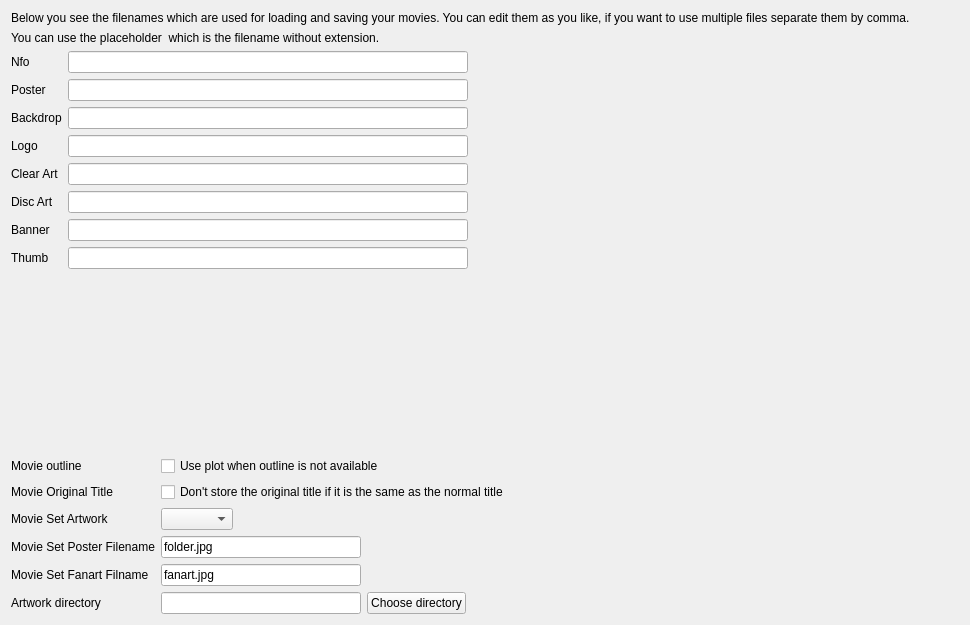
<?xml version="1.0" encoding="UTF-8"?>
<ui version="4.0">
 <class>MovieSettingsWidget</class>
 <widget class="QWidget" name="MovieSettingsWidget">
  <property name="geometry">
   <rect>
    <x>0</x>
    <y>0</y>
    <width>970</width>
    <height>625</height>
   </rect>
  </property>
  <layout class="QVBoxLayout" name="verticalLayout_6" stretch="0,0,1,0">
   <item>
    <widget class="QLabel" name="lblFilenameDescription">
     <property name="text">
      <string>Below you see the filenames which are used for loading and saving your movies. You can edit them as you like, if you want to use multiple files separate them by comma.</string>
     </property>
     <property name="wordWrap">
      <bool>true</bool>
     </property>
    </widget>
   </item>
   <item>
    <widget class="QLabel" name="lblPlaceholders">
     <property name="text">
      <string>You can use the placeholder &lt;baseFileName&gt; which is the filename without extension.</string>
     </property>
     <property name="wordWrap">
      <bool>true</bool>
     </property>
    </widget>
   </item>
   <item>
    <layout class="QFormLayout" name="formMovieFilenames">
     <property name="fieldGrowthPolicy">
      <enum>QFormLayout::ExpandingFieldsGrow</enum>
     </property>
     <item row="0" column="0">
      <widget class="QLabel" name="lblNfo">
       <property name="text">
        <string>Nfo</string>
       </property>
      </widget>
     </item>
     <item row="1" column="0">
      <widget class="QLabel" name="lblPoster">
       <property name="text">
        <string>Poster</string>
       </property>
      </widget>
     </item>
     <item row="2" column="0">
      <widget class="QLabel" name="lblBackdrop">
       <property name="text">
        <string>Backdrop</string>
       </property>
      </widget>
     </item>
     <item row="3" column="0">
      <widget class="QLabel" name="lblLogo">
       <property name="text">
        <string>Logo</string>
       </property>
      </widget>
     </item>
     <item row="4" column="0">
      <widget class="QLabel" name="lblClearArt">
       <property name="text">
        <string>Clear Art</string>
       </property>
      </widget>
     </item>
     <item row="5" column="0">
      <widget class="QLabel" name="lblDiscArt">
       <property name="text">
        <string>Disc Art</string>
       </property>
      </widget>
     </item>
     <item row="0" column="1">
      <widget class="PlaceholderLineEdit" name="movieNfo">
       <property name="maximumSize">
        <size>
         <width>400</width>
         <height>16777215</height>
        </size>
       </property>
      </widget>
     </item>
     <item row="1" column="1">
      <widget class="PlaceholderLineEdit" name="moviePoster">
       <property name="maximumSize">
        <size>
         <width>400</width>
         <height>16777215</height>
        </size>
       </property>
      </widget>
     </item>
     <item row="2" column="1">
      <widget class="PlaceholderLineEdit" name="movieBackdrop">
       <property name="maximumSize">
        <size>
         <width>400</width>
         <height>16777215</height>
        </size>
       </property>
      </widget>
     </item>
     <item row="3" column="1">
      <widget class="PlaceholderLineEdit" name="movieLogo">
       <property name="maximumSize">
        <size>
         <width>400</width>
         <height>16777215</height>
        </size>
       </property>
      </widget>
     </item>
     <item row="4" column="1">
      <widget class="PlaceholderLineEdit" name="movieClearArt">
       <property name="maximumSize">
        <size>
         <width>400</width>
         <height>16777215</height>
        </size>
       </property>
      </widget>
     </item>
     <item row="5" column="1">
      <widget class="PlaceholderLineEdit" name="movieCdArt">
       <property name="maximumSize">
        <size>
         <width>400</width>
         <height>16777215</height>
        </size>
       </property>
      </widget>
     </item>
     <item row="6" column="0">
      <widget class="QLabel" name="lblBanner">
       <property name="text">
        <string>Banner</string>
       </property>
      </widget>
     </item>
     <item row="7" column="0">
      <widget class="QLabel" name="lblThumb">
       <property name="text">
        <string>Thumb</string>
       </property>
      </widget>
     </item>
     <item row="6" column="1">
      <widget class="PlaceholderLineEdit" name="movieBanner">
       <property name="maximumSize">
        <size>
         <width>400</width>
         <height>16777215</height>
        </size>
       </property>
      </widget>
     </item>
     <item row="7" column="1">
      <widget class="PlaceholderLineEdit" name="movieThumb">
       <property name="maximumSize">
        <size>
         <width>400</width>
         <height>16777215</height>
        </size>
       </property>
      </widget>
     </item>
    </layout>
   </item>
   <item>
    <layout class="QFormLayout" name="formMovieSettings">
     <property name="fieldGrowthPolicy">
      <enum>QFormLayout::FieldsStayAtSizeHint</enum>
     </property>
     <item row="0" column="0">
      <widget class="QLabel" name="lblMovieOutline">
       <property name="text">
        <string>Movie outline</string>
       </property>
      </widget>
     </item>
     <item row="0" column="1">
      <widget class="QCheckBox" name="usePlotForOutline">
       <property name="text">
        <string>Use plot when outline is not available</string>
       </property>
      </widget>
     </item>
     <item row="2" column="0">
      <widget class="QLabel" name="lblMovieSetArtwork">
       <property name="text">
        <string>Movie Set Artwork</string>
       </property>
      </widget>
     </item>
     <item row="2" column="1">
      <widget class="QComboBox" name="comboMovieSetArtwork"/>
     </item>
     <item row="3" column="0">
      <widget class="QLabel" name="lblMovieSetPosterFilename">
       <property name="text">
        <string>Movie Set Poster Filename</string>
       </property>
      </widget>
     </item>
     <item row="3" column="1">
      <widget class="PlaceholderLineEdit" name="movieSetPosterFileName">
       <property name="minimumSize">
        <size>
         <width>200</width>
         <height>0</height>
        </size>
       </property>
       <property name="text">
        <string notr="true">folder.jpg</string>
       </property>
       <property name="placeholderText">
        <string>folder.jpg</string>
       </property>
       <property name="placeholders" stdset="0">
        <stringlist notr="true">
         <string>setName</string>
        </stringlist>
       </property>
      </widget>
     </item>
     <item row="4" column="0">
      <widget class="QLabel" name="lblMovieSetFanartFilename">
       <property name="text">
        <string>Movie Set Fanart Filname</string>
       </property>
      </widget>
     </item>
     <item row="4" column="1">
      <widget class="PlaceholderLineEdit" name="movieSetFanartFileName">
       <property name="minimumSize">
        <size>
         <width>200</width>
         <height>0</height>
        </size>
       </property>
       <property name="text">
        <string>fanart.jpg</string>
       </property>
       <property name="placeholderText">
        <string>fanart.jpg</string>
       </property>
       <property name="placeholders" stdset="0">
        <stringlist notr="true">
         <string>setName</string>
        </stringlist>
       </property>
      </widget>
     </item>
     <item row="5" column="0">
      <widget class="QLabel" name="labelMovieSetArtworkDir">
       <property name="text">
        <string>Artwork directory</string>
       </property>
      </widget>
     </item>
     <item row="5" column="1">
      <layout class="QHBoxLayout" name="horizontalLayout_2">
       <item>
        <widget class="QLineEdit" name="movieSetArtworkDir">
         <property name="minimumSize">
          <size>
           <width>200</width>
           <height>0</height>
          </size>
         </property>
        </widget>
       </item>
       <item>
        <widget class="QPushButton" name="btnMovieSetArtworkDir">
         <property name="text">
          <string>Choose directory</string>
         </property>
        </widget>
       </item>
      </layout>
     </item>
     <item row="1" column="0">
      <widget class="QLabel" name="lblAlwaysStoreOriginalTitle">
       <property name="text">
        <string>Movie Original Title</string>
       </property>
      </widget>
     </item>
     <item row="1" column="1">
      <widget class="QCheckBox" name="ignoreDuplicateOriginalTitle">
       <property name="text">
        <string>Don't store the original title if it is the same as the normal title</string>
       </property>
      </widget>
     </item>
    </layout>
   </item>
  </layout>
 </widget>
 <customwidgets>
  <customwidget>
   <class>PlaceholderLineEdit</class>
   <extends>QLineEdit</extends>
   <header location="global">ui/small_widgets/PlaceholderLineEdit.h</header>
  </customwidget>
 </customwidgets>
 <resources/>
 <connections/>
</ui>
